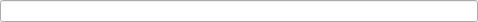
<?xml version="1.0" encoding="UTF-8"?>
<ui version="4.0">
 <class>FormatFieldWidget</class>
 <widget class="QWidget" name="FormatFieldWidget">
  <property name="geometry">
   <rect>
    <x>0</x>
    <y>0</y>
    <width>478</width>
    <height>22</height>
   </rect>
  </property>
  <property name="windowTitle">
   <string>Form</string>
  </property>
  <layout class="QHBoxLayout" name="horizontalLayout">
   <property name="leftMargin">
    <number>0</number>
   </property>
   <property name="topMargin">
    <number>0</number>
   </property>
   <property name="rightMargin">
    <number>0</number>
   </property>
   <property name="bottomMargin">
    <number>0</number>
   </property>
   <item>
    <widget class="QLineEdit" name="lineEdit"/>
   </item>
  </layout>
 </widget>
 <resources/>
 <connections/>
</ui>
